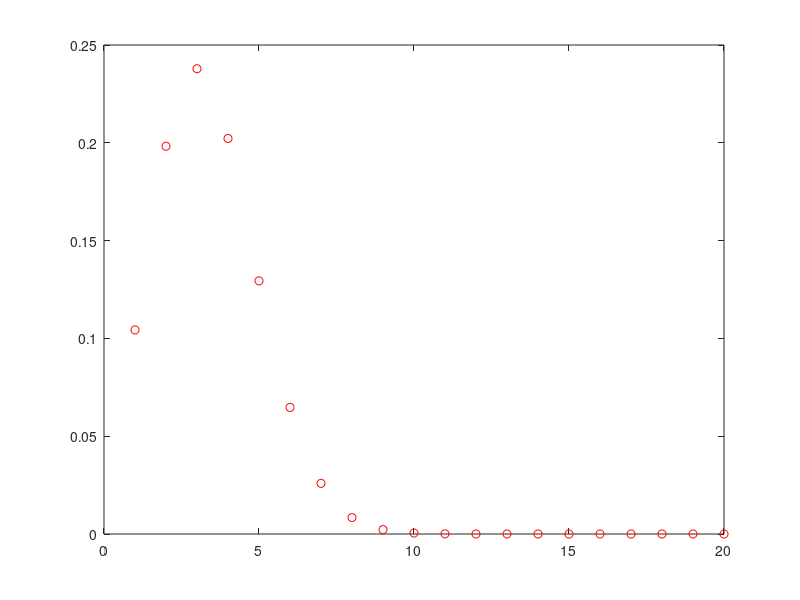

The MATLAB source for this figure:
% binomial distribution
close; clear; clc;

binomial = @(n, k, p) factorial(n)./(factorial(k).*factorial(n-k)) .* ...
    p.^(k).*(1-p).^(n-k);


x = (1: 1: 20);
px = binomial(20, x, 1/6);

plot(x, px, 'ro')
